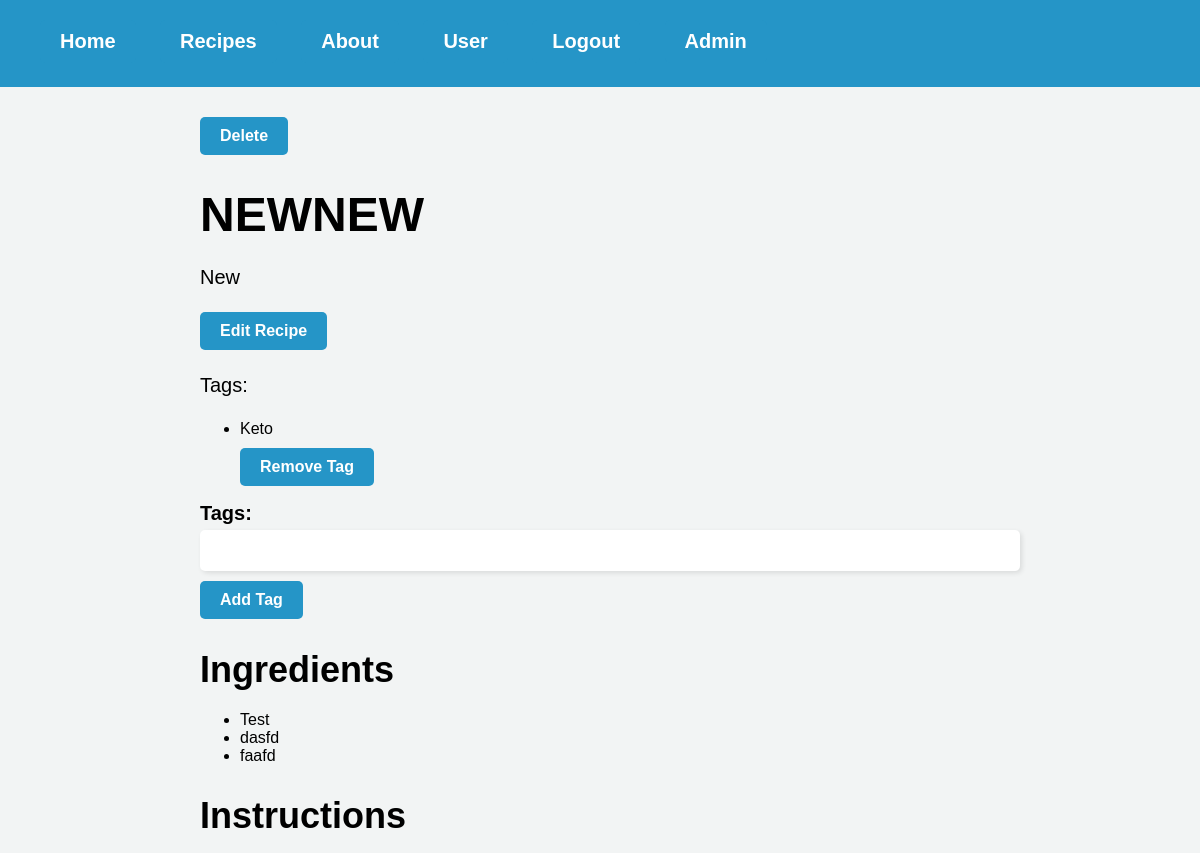
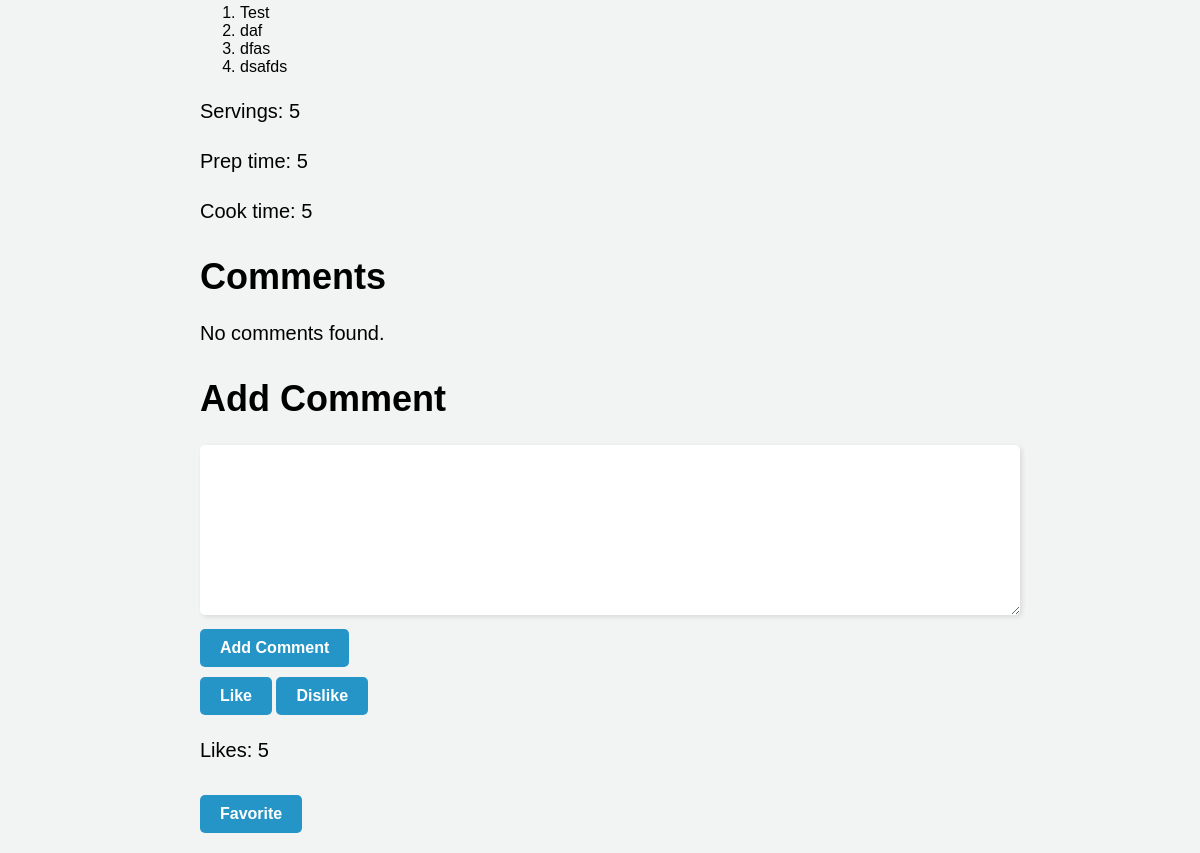
The page /recipe/1 (signed in) on the database as committed earlier (2 pictures, top to bottom).
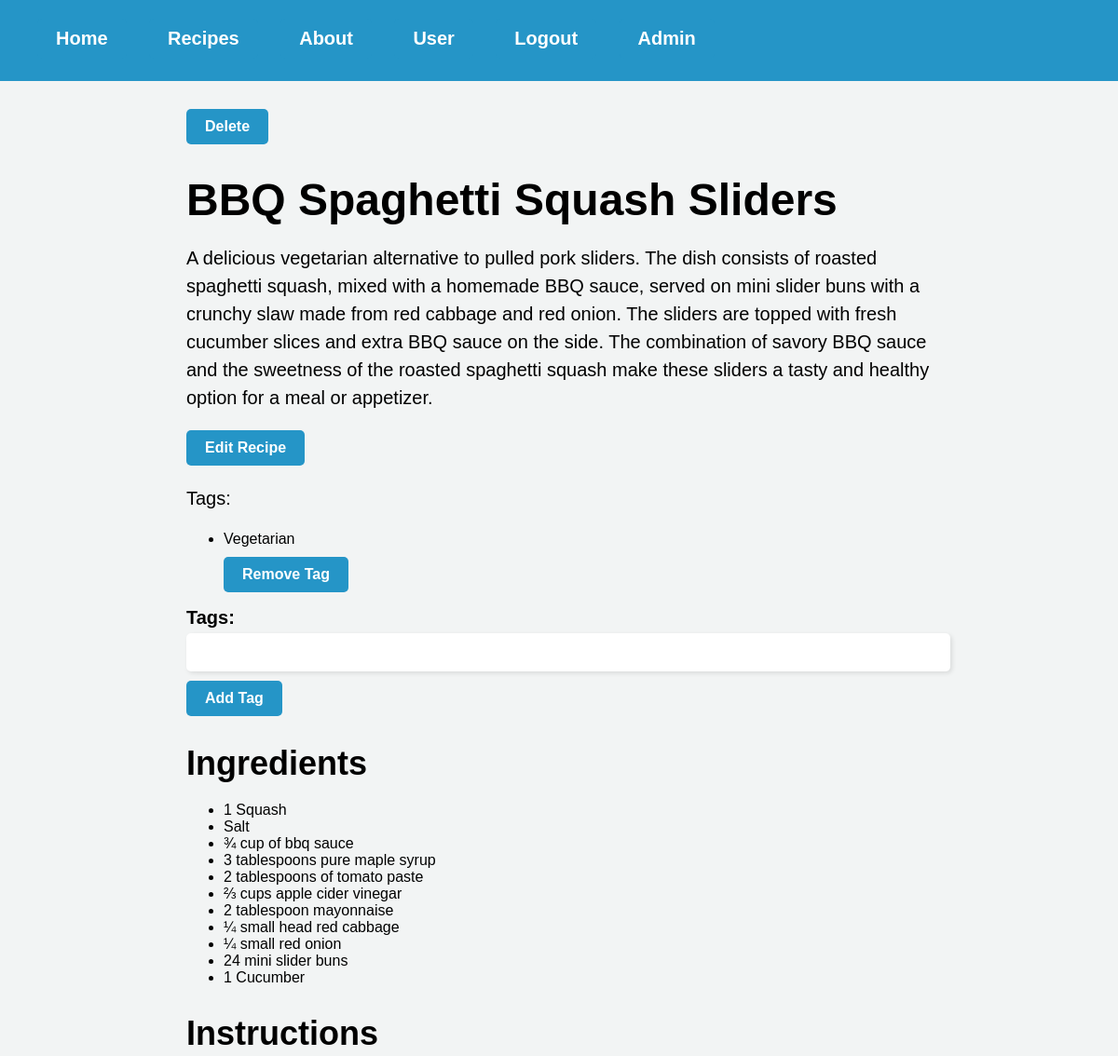
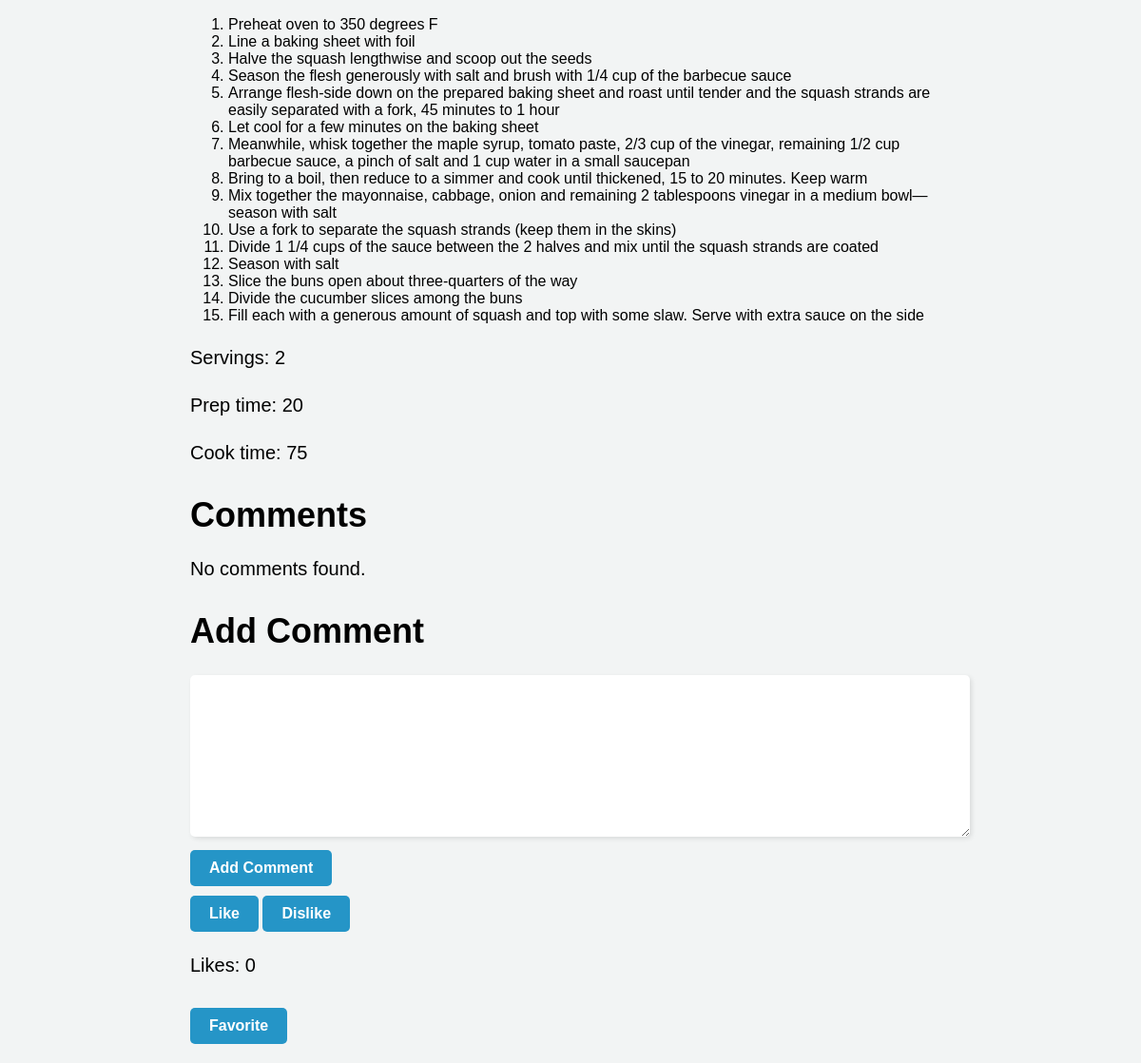
The same page on the database as committed later (2 pictures, top to bottom).
### website/models.py (models this page shows)
class Recipe(db.Model):
    id = db.Column(db.Integer, primary_key=True)
    user_id = db.Column(db.Integer, db.ForeignKey('user.id'), nullable=False)
    title = db.Column(db.String(128), nullable=False)
    description = db.Column(db.String(512), nullable=False)
    servings = db.Column(db.Integer, nullable=False)
    prep_time = db.Column(db.Integer, nullable=False)
    cook_time = db.Column(db.Integer, nullable=False)
    ingredients = db.relationship('Ingredient', backref='recipe', lazy=True, cascade='all, delete')
    instructions = db.relationship('Instruction', backref='recipe', lazy=True, cascade='all, delete')
    tags = db.relationship('Tags', backref='recipe', lazy=True, cascade='all, delete')
    comments = db.relationship('Comments', backref='recipe', lazy=True, cascade='all, delete-orphan')
    likes = db.Column(db.Integer, default=0)

class Tags(db.Model):
    id = db.Column(db.Integer, primary_key=True)
    text = db.Column(db.String(64))
    recipe_id = db.Column(db.Integer, db.ForeignKey(
        'recipe.id', ondelete='cascade'), nullable=False)

class Ingredient(db.Model):
    id = db.Column(db.Integer, primary_key=True)
    text = db.Column(db.String(256), nullable=False)
    recipe_id = db.Column(db.Integer, db.ForeignKey(
        'recipe.id', ondelete='cascade'), nullable=False)

class Instruction(db.Model):
    id = db.Column(db.Integer, primary_key=True)
    text = db.Column(db.String(1024), nullable=False)
    recipe_id = db.Column(db.Integer, db.ForeignKey(
        'recipe.id', ondelete='cascade'), nullable=False)

### website/views.py (the view)
@views.route('/recipe/<int:recipe_id>', methods=['GET', 'POST'])
@login_required
def recipe(recipe_id):
    recipe = Recipe.query.get_or_404(recipe_id)
    tag_form = TagForm()
    return render_template("recipe.html", recipe=recipe, user=current_user, tag_form=tag_form)

### website/forms.py
class TagForm(FlaskForm):
    tags = StringField('Tags', validators=[DataRequired(), Length(max=50)])
    recipe_id = HiddenField('Recipe ID')
    submit_add = SubmitField('Add Tag')
    submit_remove = SubmitField('Remove Tag')

### website/__init__.py (called while the page is built)
def create_app():
    app = Flask(__name__)
    app.config['SECRET_KEY'] = 'hjshjhdjah kjshkjdhjs'
    app.config['SQLALCHEMY_DATABASE_URI'] = f'sqlite:///{DB_NAME}'
    db.init_app(app)
    from .views import views
    from .auth import auth
    app.register_blueprint(views, url_prefix='/')
    app.register_blueprint(auth, url_prefix='/')
    from .models import User
    with app.app_context():
        db.create_all()
    login_manager = LoginManager()
    login_manager.login_view = 'auth.login'
    login_manager.init_app(app)
    @login_manager.user_loader
    def load_user(id):
        return User.query.get(int(id))
    return app

### website/templates/recipe.html (shortened to what this page needs)
{% extends "base.html" %}
{% block content %}
<link rel="stylesheet" type="text/css" href="{{ url_for('static', filename='recipe.css') }}">
{% if user.is_authenticated and (user.email == 'admin@platepal.com' or recipe.user_id == current_user.id) %}
<form action="{{ url_for('views.delete_recipe', recipe_id=recipe.id) }}" method="POST">
    <button type="submit">Delete</button>
</form>
{% endif %}
<h1>{{ recipe.title }}</h1>
<p>{{ recipe.description }}</p>
{% if current_user == recipe.user %}
<a href="{{ url_for('views.editRecipe', recipe_id=recipe.id) }}">Edit Recipe</a>
{% endif %}
{% if recipe.tags %}
<p>Tags:</p>
<ul>
    {% for tag in recipe.tags %}
    <li>{{ tag.text }}
        {% if user.is_authenticated and user.email == 'admin@platepal.com' %}
        <form action="{{ url_for('views.remove_tag', recipe_id=recipe.id, tag_id=tag.id) }}" method="POST">
            {{ tag_form.submit_remove() }}
        </form>
        {% endif %}
    </li>
    {% endfor %}
</ul>
{% endif %}
{% if user.is_authenticated and user.email == 'admin@platepal.com' %}
<form action="{{ url_for('views.add_tag', recipe_id=recipe.id) }}" method="POST">
    <label for="{{ tag_form.tags.id }}">Tags:</label>
    {{ tag_form.tags }} {{ tag_form.submit_add }}
</form>
{% endif %}
<h2>Ingredients</h2>
{% if recipe.ingredients %}
<ul>
    {% for ingredient in recipe.ingredients %}
    <li>{{ ingredient.text }}</li>
    {% endfor %}
</ul>
{% else %}
<p>No ingredients found.</p>
{% endif %}
<h2>Instructions</h2>
{% if recipe.instructions %}
<ol>
    {% for instruction in recipe.instructions %}
    <li>{{ instruction.text }}</li>
    {% endfor %}
</ol>
{% else %}
<p>No instructions found.</p>
{% endif %}
<p>Servings: {{ recipe.servings }}</p>
<p>Prep time: {{ recipe.prep_time }}</p>
<p>Cook time: {{ recipe.cook_time }}</p>
<h2>Comments</h2>
{% if recipe.comments %}
<ul>
    {% for comment in recipe.comments %}
    <li>
        <div>
            <p><strong>{{ comment.user.first_name }}</strong>: {{ comment.text }}</p>
            {% if current_user == (comment.user or user.email == 'admin@platepal.com') %}
            <form method="POST"
                action="{{ url_for('views.deleteComment', recipe_id=recipe.id, comment_id=comment.id) }}">
                <button type="submit">Delete</button>
            </form>
            {% endif %}
        </div>
    </li>
    {% endfor %}
</ul>
{% else %}
<p>No comments found.</p>
{% endif %}
<h2>Add Comment</h2>
<form method="POST" action="{{ url_for('views.addComment', recipe_id=recipe.id, user_id=current_user.id) }}">
    <textarea name="comment_text" required></textarea>
    <br>
    <input type="submit" value="Add Comment">
</form>
<form action="{{ url_for('views.likeRecipe', recipe_id=recipe.id) }}" method="POST">
    <button type="submit" name="like" value="like">Like</button>
    <button type="submit" name="like" value="dislike">Dislike</button>
</form>
<p>Likes: {{ recipe.likes }}</p>
{% if current_user.is_authenticated %}
<form action="{{ url_for('views.favorite_recipe', recipe_id=recipe.id) }}" method="POST">
    {% if recipe in current_user.favorites %}
    <button type="submit" name="favorite" value="unfavorite">Unfavorite</button>
    {% else %}
    <button type="submit" name="favorite" value="favorite">Favorite</button>
    {% endif %}
</form>
{% endif %}
{% endblock %}

Rows that differ between the two databases and show on the page:
removed Tags: text "Keto"
changed Recipe: title "NEWNEW" → "BBQ Spaghetti Squash Sliders"; description "New" → "A delicious vegetarian alternative to pulled pork sliders. The dish consists of roasted spaghetti squash, mixed with a homemade BBQ sauce, served on mini slider buns with a crunchy slaw made from red cabbage and red onion. The sliders are topped with fresh cucumber slices and extra BBQ sauce on the side. The combination of savory BBQ sauce and the sweetness of the roasted spaghetti squash make these sliders a tasty and healthy option for a meal or appetizer."; servings "5" → "2"; prep_time "5" → "20"; cook_time "5" → "75"; likes "5" → "0"
added Tags: text "Vegetarian"
added Ingredient: text "1 Squash"
now on this page (row edited): Ingredient: text "Salt"
now on this page (row edited): Ingredient: text "¾ cup of bbq sauce"
now on this page (row edited): Ingredient: text "3 tablespoons pure maple syrup"
now on this page (row edited): Ingredient: text "2 tablespoons of tomato paste"
now on this page (row edited): Ingredient: text "⅔ cups apple cider vinegar"
changed Ingredient: text "Test" → "2 tablespoon mayonnaise"
changed Ingredient: text "dasfd" → "¼ small head red cabbage"
changed Ingredient: text "faafd" → "¼ small red onion"
added Ingredient: text "24 mini slider buns"
added Ingredient: text "1 Cucumber"
added Instruction: text "Preheat oven to 350 degrees F"
now on this page (row edited): Instruction: text "Line a baking sheet with foil"
now on this page (row edited): Instruction: text "Halve the squash lengthwise and scoop out the seeds"
now on this page (row edited): Instruction: text "Season the flesh generously with salt and brush with 1/4 cup of the barbecue sauce"
now on this page (row edited): Instruction: text "Arrange flesh-side down on the prepared baking sheet and roast until tender and the squash strands are easily separated with a fork, 45 minutes to 1 hour"
changed Instruction: text "Test" → "Let cool for a few minutes on the baking sheet"
changed Instruction: text "daf" → "Meanwhile, whisk together the maple syrup, tomato paste, 2/3 cup of the vinegar, remaining 1/2 cup barbecue sauce, a pinch of salt and 1 cup water in a small saucepan"
changed Instruction: text "dfas" → "Bring to a boil, then reduce to a simmer and cook until thickened, 15 to 20 minutes. Keep warm"
changed Instruction: text "dsafds" → "Mix together the mayonnaise, cabbage, onion and remaining 2 tablespoons vinegar in a medium bowl—season with salt"
added Instruction: text "Use a fork to separate the squash strands (keep them in the skins)"
added Instruction: text "Divide 1 1/4 cups of the sauce between the 2 halves and mix until the squash strands are coated"
added Instruction: text "Season with salt"
added Instruction: text "Slice the buns open about three-quarters of the way"
added Instruction: text "Divide the cucumber slices among the buns"
added Instruction: text "Fill each with a generous amount of squash and top with some slaw. Serve with extra sauce on the side"
